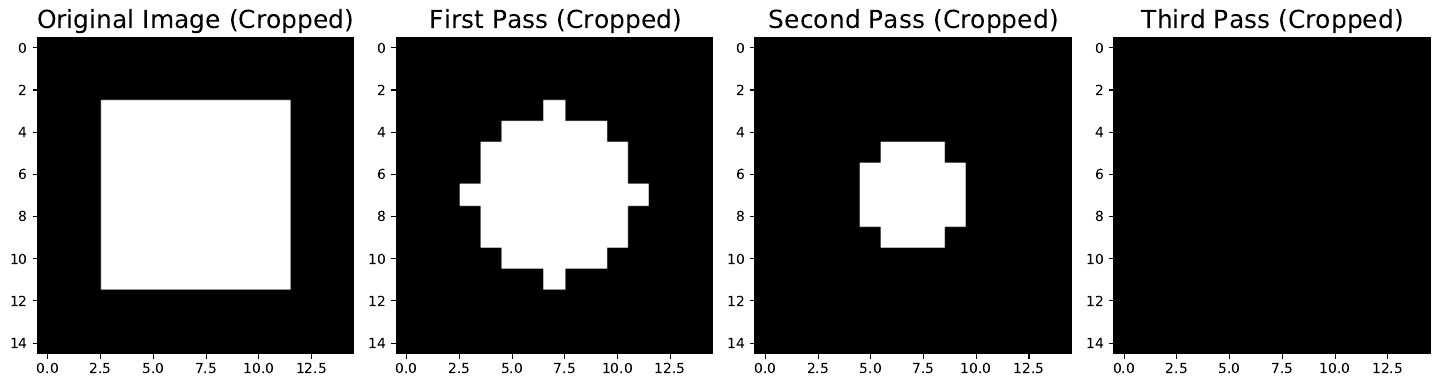

The Python source for this figure:
# %%
import numpy as np
import matplotlib.pyplot as plt

# %%
def display_gray(x: np.array, normalized:bool = False):
    if not normalized:
        plt.imshow(x,cmap='gray',vmin=0,vmax=1)
    else:
        plt.imshow(x/x.max(),cmap='gray',vmin=0,vmax=1)


# %%
def display_axis(ax: plt.axis, x: np.array, title: str, normalized:bool = False):
    if not normalized:
        ax.imshow(x,cmap='gray',vmin=0,vmax=1)
    else:
        ax.imshow(x/x.max(),cmap='gray',vmin=0,vmax=1)
    ax.set_title(title,size=18)


# %%
def rel_l1_dist(x1: np.array, x2: np.array):
    return np.abs(x1-x2).sum()/np.abs(x1).sum()

# %%
# Write your answer in this cell. Then copy paste the code into the overleaf file corresponding to Question 3 (d).
def median_filtering(image: np.array, kernel_size: int = None):
    def sanitize_bounds(edge: int):
        if edge < 0:
            return 0
        elif edge >= image.shape[0]:
            return image.shape[0] - 1
        else:
            return edge

    pad = kernel_size // 2
    new_image = np.empty_like(image)
    for r in range(image.shape[0]):
        for c in range(image.shape[0]):
            bottom_r = sanitize_bounds(r - pad)
            top_r = sanitize_bounds(r + pad + 1)
            left_c = sanitize_bounds(c - pad)
            right_c = sanitize_bounds(c + pad + 1)
            new_image[r][c] = np.median(image[bottom_r : top_r, left_c : right_c])
    return new_image

original_image = np.zeros((256, 256))
original_image[123:132,123:132] = 1.0
first_pass = median_filtering(original_image, 9)
second_pass = median_filtering(first_pass, 9)
third_pass = median_filtering(second_pass, 9)

# %%
fig, ax = plt.subplots(1,4,figsize=(1 + 3*4.5,4))
display_axis(ax[0], original_image[120:135,120:135], 'Original Image (Cropped)')
display_axis(ax[1], first_pass[120:135,120:135], 'First Pass (Cropped)')
display_axis(ax[2], second_pass[120:135,120:135], 'Second Pass (Cropped)')
display_axis(ax[3], third_pass[120:135,120:135], 'Third Pass (Cropped)')
fig.tight_layout()
fig.savefig('median.pdf', format='pdf', bbox_inches='tight')
# %%
